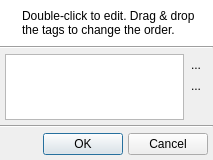
<ui version="4.0" >
 <class>QUCustomTagsDialog</class>
 <widget class="QDialog" name="QUCustomTagsDialog" >
  <property name="geometry" >
   <rect>
    <x>0</x>
    <y>0</y>
    <width>213</width>
    <height>160</height>
   </rect>
  </property>
  <property name="windowTitle" >
   <string>Custom Tags</string>
  </property>
  <property name="windowIcon" >
   <iconset resource="images/uman.qrc" >
    <normaloff>:/control/tag_custom.png</normaloff>:/control/tag_custom.png</iconset>
  </property>
  <layout class="QVBoxLayout" name="verticalLayout_3" >
   <property name="spacing" >
    <number>0</number>
   </property>
   <property name="margin" >
    <number>0</number>
   </property>
   <item>
    <widget class="QFrame" name="frame" >
     <property name="palette" >
      <palette>
       <active>
        <colorrole role="Base" >
         <brush brushstyle="SolidPattern" >
          <color alpha="255" >
           <red>255</red>
           <green>255</green>
           <blue>255</blue>
          </color>
         </brush>
        </colorrole>
        <colorrole role="Window" >
         <brush brushstyle="SolidPattern" >
          <color alpha="255" >
           <red>255</red>
           <green>255</green>
           <blue>255</blue>
          </color>
         </brush>
        </colorrole>
       </active>
       <inactive>
        <colorrole role="Base" >
         <brush brushstyle="SolidPattern" >
          <color alpha="255" >
           <red>255</red>
           <green>255</green>
           <blue>255</blue>
          </color>
         </brush>
        </colorrole>
        <colorrole role="Window" >
         <brush brushstyle="SolidPattern" >
          <color alpha="255" >
           <red>255</red>
           <green>255</green>
           <blue>255</blue>
          </color>
         </brush>
        </colorrole>
       </inactive>
       <disabled>
        <colorrole role="Base" >
         <brush brushstyle="SolidPattern" >
          <color alpha="255" >
           <red>255</red>
           <green>255</green>
           <blue>255</blue>
          </color>
         </brush>
        </colorrole>
        <colorrole role="Window" >
         <brush brushstyle="SolidPattern" >
          <color alpha="255" >
           <red>255</red>
           <green>255</green>
           <blue>255</blue>
          </color>
         </brush>
        </colorrole>
       </disabled>
      </palette>
     </property>
     <property name="autoFillBackground" >
      <bool>true</bool>
     </property>
     <property name="frameShadow" >
      <enum>QFrame::Raised</enum>
     </property>
     <layout class="QHBoxLayout" >
      <item>
       <widget class="QLabel" name="infoIconLbl" >
        <property name="sizePolicy" >
         <sizepolicy vsizetype="Preferred" hsizetype="Fixed" >
          <horstretch>0</horstretch>
          <verstretch>0</verstretch>
         </sizepolicy>
        </property>
        <property name="text" >
         <string/>
        </property>
        <property name="pixmap" >
         <pixmap resource="images/uman.qrc" >:/marks/information.png</pixmap>
        </property>
        <property name="alignment" >
         <set>Qt::AlignLeading|Qt::AlignLeft|Qt::AlignTop</set>
        </property>
       </widget>
      </item>
      <item>
       <widget class="QLabel" name="label" >
        <property name="text" >
         <string>Double-click to edit. Drag &amp; drop the tags to change the order.</string>
        </property>
        <property name="alignment" >
         <set>Qt::AlignLeading|Qt::AlignLeft|Qt::AlignTop</set>
        </property>
        <property name="wordWrap" >
         <bool>true</bool>
        </property>
       </widget>
      </item>
     </layout>
    </widget>
   </item>
   <item>
    <widget class="Line" name="line" >
     <property name="orientation" >
      <enum>Qt::Horizontal</enum>
     </property>
    </widget>
   </item>
   <item>
    <layout class="QHBoxLayout" name="horizontalLayout" >
     <property name="spacing" >
      <number>0</number>
     </property>
     <property name="margin" >
      <number>5</number>
     </property>
     <item>
      <widget class="QListWidget" name="tagList" >
       <property name="dragEnabled" >
        <bool>true</bool>
       </property>
       <property name="dragDropMode" >
        <enum>QAbstractItemView::InternalMove</enum>
       </property>
       <property name="alternatingRowColors" >
        <bool>true</bool>
       </property>
       <property name="selectionMode" >
        <enum>QAbstractItemView::ExtendedSelection</enum>
       </property>
       <property name="selectionBehavior" >
        <enum>QAbstractItemView::SelectRows</enum>
       </property>
       <property name="selectionRectVisible" >
        <bool>true</bool>
       </property>
      </widget>
     </item>
     <item>
      <layout class="QVBoxLayout" name="verticalLayout" >
       <property name="spacing" >
        <number>0</number>
       </property>
       <item>
        <widget class="QToolButton" name="addBtn" >
         <property name="text" >
          <string>...</string>
         </property>
         <property name="icon" >
          <iconset resource="images/uman.qrc" >
           <normaloff>:/marks/add.png</normaloff>:/marks/add.png</iconset>
         </property>
         <property name="autoRaise" >
          <bool>true</bool>
         </property>
        </widget>
       </item>
       <item>
        <widget class="QToolButton" name="removeBtn" >
         <property name="text" >
          <string>...</string>
         </property>
         <property name="icon" >
          <iconset resource="images/uman.qrc" >
           <normaloff>:/marks/delete.png</normaloff>:/marks/delete.png</iconset>
         </property>
         <property name="autoRaise" >
          <bool>true</bool>
         </property>
        </widget>
       </item>
       <item>
        <spacer name="verticalSpacer" >
         <property name="orientation" >
          <enum>Qt::Vertical</enum>
         </property>
         <property name="sizeHint" stdset="0" >
          <size>
           <width>20</width>
           <height>40</height>
          </size>
         </property>
        </spacer>
       </item>
      </layout>
     </item>
    </layout>
   </item>
   <item>
    <widget class="Line" name="line_2" >
     <property name="orientation" >
      <enum>Qt::Horizontal</enum>
     </property>
    </widget>
   </item>
   <item>
    <layout class="QHBoxLayout" name="horizontalLayout_3" >
     <property name="spacing" >
      <number>5</number>
     </property>
     <property name="margin" >
      <number>5</number>
     </property>
     <item>
      <spacer name="horizontalSpacer" >
       <property name="orientation" >
        <enum>Qt::Horizontal</enum>
       </property>
       <property name="sizeHint" stdset="0" >
        <size>
         <width>40</width>
         <height>20</height>
        </size>
       </property>
      </spacer>
     </item>
     <item>
      <widget class="QPushButton" name="applyBtn" >
       <property name="text" >
        <string>OK</string>
       </property>
       <property name="icon" >
        <iconset resource="images/uman.qrc" >
         <normaloff>:/marks/accept.png</normaloff>:/marks/accept.png</iconset>
       </property>
      </widget>
     </item>
     <item>
      <widget class="QPushButton" name="cancelBtn" >
       <property name="text" >
        <string>Cancel</string>
       </property>
       <property name="icon" >
        <iconset resource="images/uman.qrc" >
         <normaloff>:/marks/cancel.png</normaloff>:/marks/cancel.png</iconset>
       </property>
      </widget>
     </item>
    </layout>
   </item>
  </layout>
 </widget>
 <resources>
  <include location="images/uman.qrc" />
 </resources>
 <connections/>
</ui>
